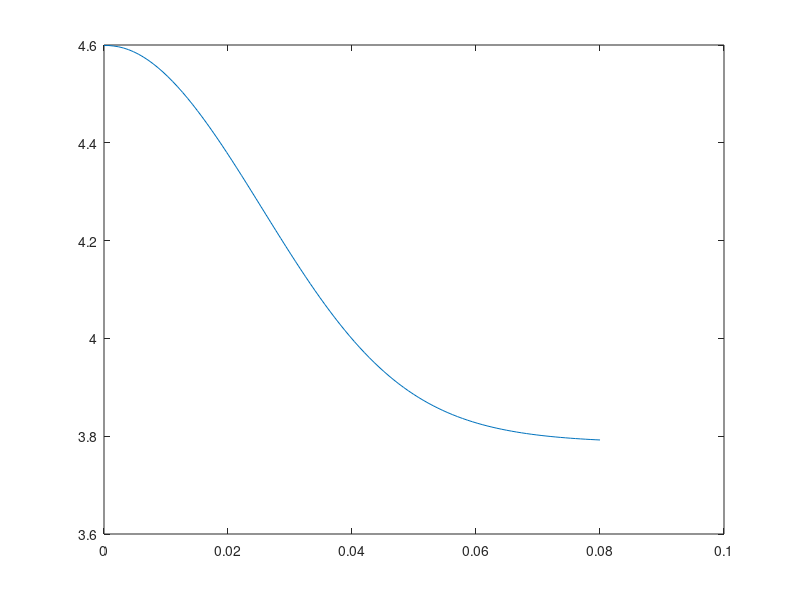

MATLAB code for this plot:

function Vermeer2_ana()
degrad = pi/180;
phi    = 40*degrad
psi    = 10*degrad
nu     = 0
alpha0 = phi * 0.999999
sigh   = -1e5
G      = 1e7
nstep  = 101
[sigma_v,gamma_xy] = Vermeer2_ana_LLP2013(phi,psi,nu,alpha0,sigh,G,nstep)
end

function [sigma_v,gamma_xy] = Vermeer2_ana_LLP2013(phi,psi,nu,alpha0,sigh,G,nstep)
S_ini       = (1+sin(phi))/(1-sin(phi));
gammatot    = 0.08;
d_gxy       = gammatot/nstep;

%initial values
sigma_v(1)   = S_ini*sigh;
beta(1)      = alpha0;
gamma_xy(1)  = 0;
R            = sigma_v(1)-sigh;
sxy(1)      = -R*cos(alpha0)/2;
syy(1)      =  (sigma_v+sigh-R*sin(alpha0))/2;
sxx0(1)     =  (sigma_v+sigh+R*sin(alpha0))/2;
sxx(1)      =  sxx0(1);

for n=1:nstep
    [f,taustar,sigmastar]      = evalF([sxx(n),syy(n),sxy(n)],phi,0);
    gamma_xy(n+1) = gamma_xy(n)+d_gxy;
    % tangent modulus
    A = (sin(beta(n))-sin(psi))*(sin(phi)-sin(beta(n)));
    B = 2*(-cos(alpha0-beta(n))+sin(phi))*(1-nu);

    Gamma(n+1)    = -A/(B*cos(beta(n))+A*cos(alpha0))*2*G;

    sigma_v(n+1)  = sigma_v(n)+Gamma(n+1)*d_gxy;
    % radius Morh circle
    R = sigma_v(n+1)-sigh;


    sxy(n+1)      = -(R)*cos(alpha0)/2;
    syy(n+1)      =  (sigma_v(n+1)+sigh-R*sin(alpha0))/2;
    sxx0(n+1)     =  (sigma_v(n+1)+sigh+R*sin(alpha0))/2;

    d_syy = diff(syy(n:n+1));
    d_sxy = diff(sxy(n:n+1));
    %%% consistency condition to solve for sxxd (eq. 32 paper)
    d_sxx = -(d_syy*(sin(beta(n))+sin(phi))+2*d_sxy*cos(beta(n))+2*f)/...
        (-sin(beta(n))+sin(phi));
    sxx(n+1)=sxx(n)+d_sxx;
    %%% compute new orientation of stress
    beta(n+1)   = atan(1/2*(-sxx(n+1)+syy(n+1))/sxy(n+1));
end
figure(1);
plot(gamma_xy,sigma_v/sigh)
end

function [F,taustar,sstar]= evalF(stress,phi,Co)
taustar = sqrt((stress(1)-stress(2))^2/4+stress(3)^2);
sstar   = (stress(1)+stress(2))/2;
F       = taustar+sstar*sin(phi);
end